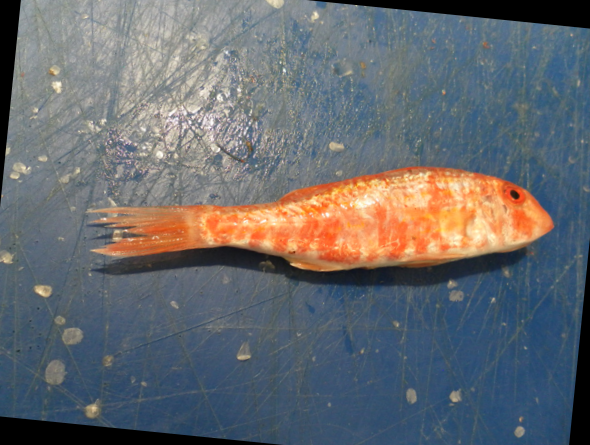
#> input picture example/dataset/4/fish/fish_A_00.png, 590 x 445 px; its folder holds only this picture in this run
$ python 4.py
#> lines starting #> are read from the running program, lines starting #| are printed output that depends on the picture
import cv2 as cv
import numpy as np
import matplotlib.pyplot as plt
import os
import skimage.morphology as skmorph
from skimage.exposure import equalize_hist
from skimage.feature import canny
from skimage.measure import regionprops
from glob import glob

# <-------------------------------> My DIP <--------------------------------->
from MyDIP.fourier import Fourier2D
from MyDIP.filters import *
from MyDIP.general import adjustRange
from MyDIP.segmentations import kmeans
from MyDIP.morphology import *
from MyDIP.evaluation.segmentation import *
# <----------------------------> Sub Program <------------------------------->

# <-------------------------------> PATH <----------------------------------->
DATASET_PATH = "dataset/4/"
INPUT_PATH = DATASET_PATH + "fish/"
SEGMENT_PATH = DATASET_PATH + "fish_gt/"

# <---------------------------> Main Program <------------------------------->
if __name__ == "__main__":
    # -> Get file paths
    input_files = glob(INPUT_PATH + "*")
    gt_files = glob(SEGMENT_PATH + "*")

    # -> Create Output destination if not created yet
    output_path = "output/4/"
    if not os.path.exists(output_path):
        os.makedirs(output_path)

    for i in range(0, len(input_files)):
        ### -> Read image
        input_filename = os.path.basename(input_files[i])
        # - Input
        input_img = cv.imread(input_files[i])
#> input_img is the input picture: shape (445, 590, 3); mean B, G, R 110.2, 106, 103.1
        red_img = cv.cvtColor(input_img, cv.COLOR_BGR2RGB)[:,:,0]
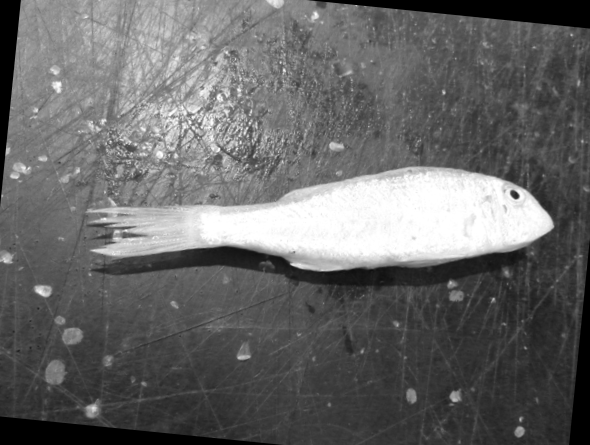
#> red_img: shape (445, 590); min 0, max 255, mean 103.1
        # - Ground Truth
#> (the run stopped early here; a loop or call above may not have finished)

$ run again, on example/dataset/4/fish/fish_B_01.png
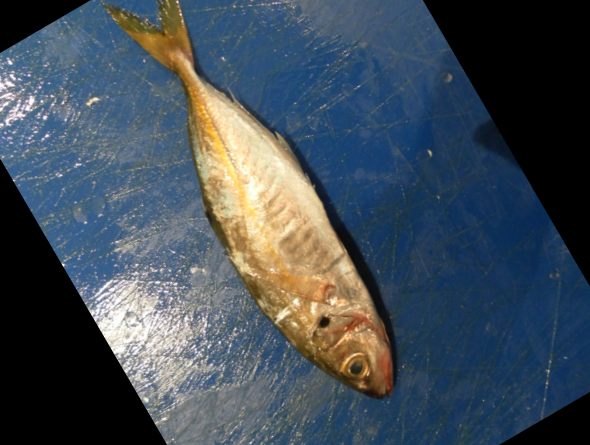
#> input picture example/dataset/4/fish/fish_B_01.png, 590 x 445 px
#> input_img is the input picture: shape (445, 590, 3); mean B, G, R 87.6, 77.3, 65.8
#> `red_img = cv.cvtColor(input_img, cv.COLOR_BGR2RGB)[:,:,0]`:
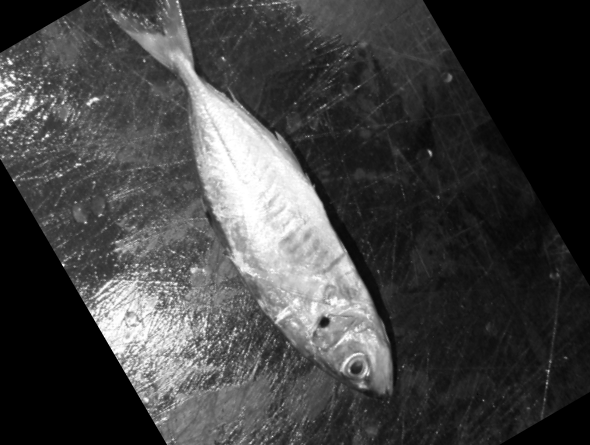
#> red_img: shape (445, 590); min 0, max 255, mean 65.8

$ run again, on example/dataset/4/fish/fish_B_02.png
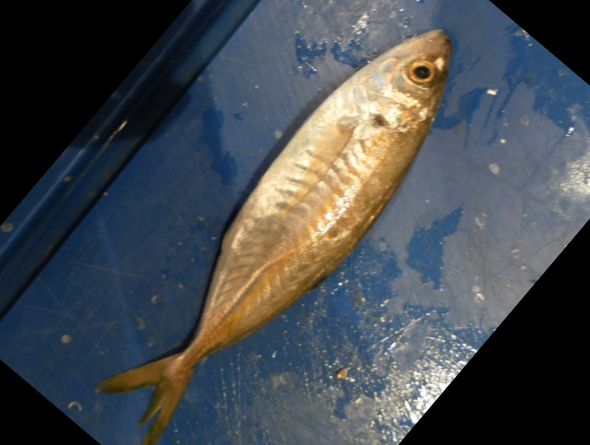
#> input picture example/dataset/4/fish/fish_B_02.png, 590 x 445 px
#> input_img is the input picture: shape (445, 590, 3); mean B, G, R 79, 74.5, 69.4
#> `red_img = cv.cvtColor(input_img, cv.COLOR_BGR2RGB)[:,:,0]`:
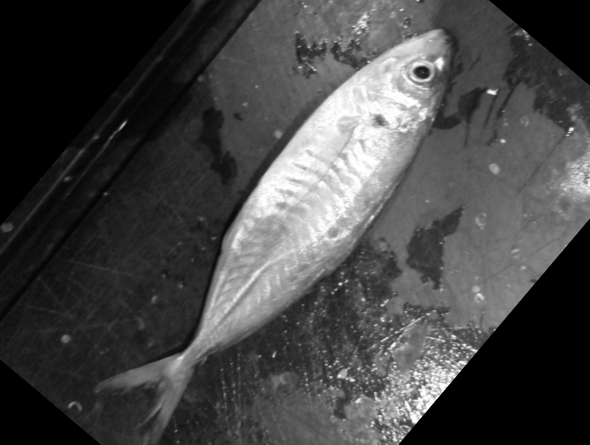
#> red_img: shape (445, 590); min 0, max 255, mean 69.4

$ run again, on example/dataset/4/fish/fish_C_00.png
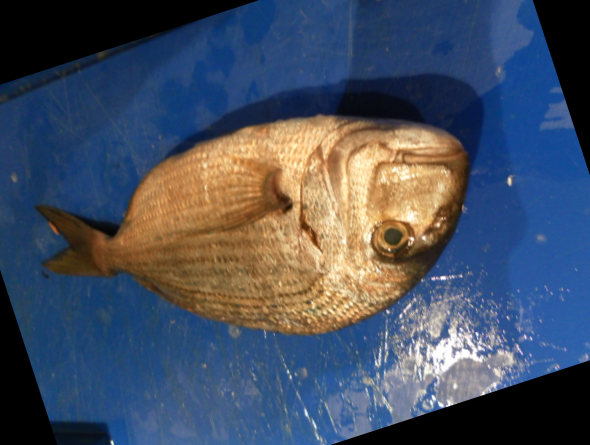
#> input picture example/dataset/4/fish/fish_C_00.png, 590 x 445 px
#> input_img is the input picture: shape (445, 590, 3); mean B, G, R 96.8, 79.1, 69.5
#> `red_img = cv.cvtColor(input_img, cv.COLOR_BGR2RGB)[:,:,0]`:
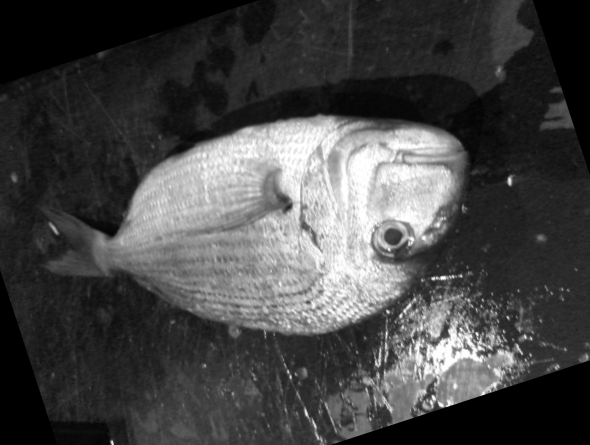
#> red_img: shape (445, 590); min 0, max 255, mean 69.5

$ run again, on example/dataset/4/fish/fish_A_01.png
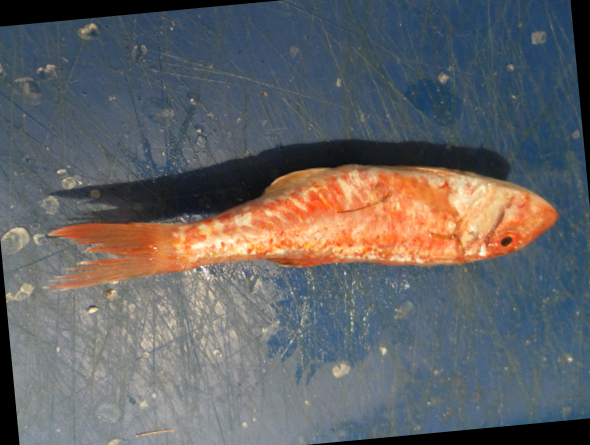
#> input picture example/dataset/4/fish/fish_A_01.png, 590 x 445 px
#> input_img is the input picture: shape (445, 590, 3); mean B, G, R 100.7, 99.6, 100
#> `red_img = cv.cvtColor(input_img, cv.COLOR_BGR2RGB)[:,:,0]`:
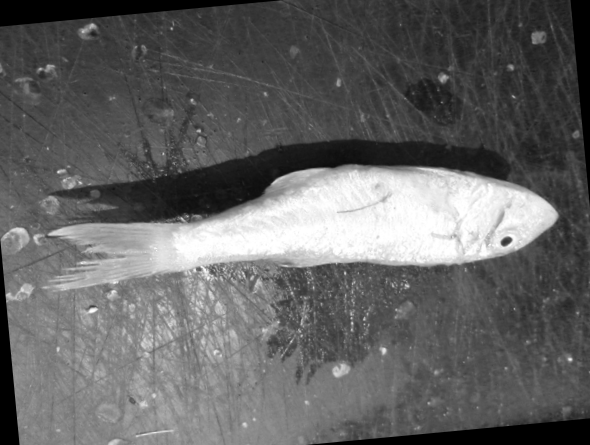
#> red_img: shape (445, 590); min 0, max 255, mean 100
